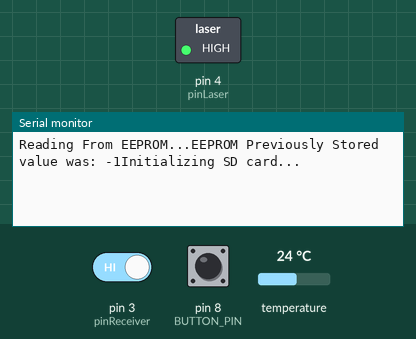
Bench run of a program on a simulated Arduino Nano, built with avr-gcc and run on an emulated ATmega328P. Shown: switched loads named in the program (green lamp = pin HIGH), the last lines printed to the serial monitor. The test bench sets the inputs (shaded band); at power-on: pin 8 (BUTTON_PIN) LOW, pin 3 (pinReceiver) HIGH, temperature 24 °C. The local clock reads 2024-03-15 10:24:30 at power-on unless the program sets it; storage starts empty; EEPROM starts erased.

Above: at 1.2 s.
1.3 s: pin 8 (BUTTON_PIN) pulled HIGH for 0.15 s
At 2.3 s:
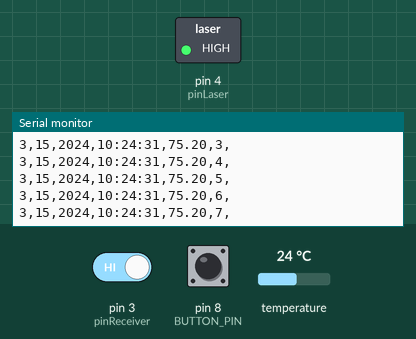
2.9 s: pin 3 (pinReceiver) driven LOW and pin 8 (BUTTON_PIN) driven HIGH
At 3.4 s:
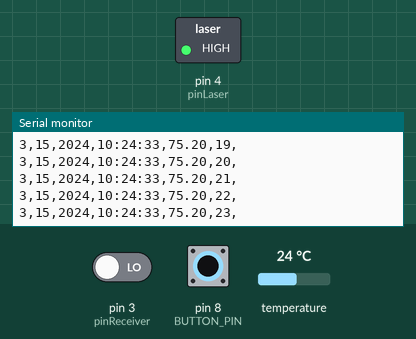
5.9 s: temperature set to 41 °C
At 6.4 s:
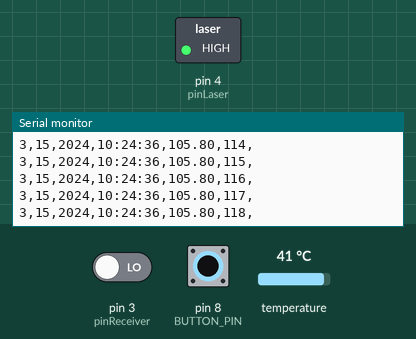
8.9 s: pin 8 (BUTTON_PIN) pulsed LOW 2 times (0.12 s each, 0.3 s apart)
12.5 s: temperature set to 12 °C
At 13.5 s:
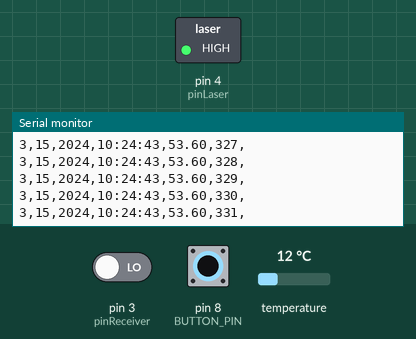
Timing chart, 0 to 15.5 s (numbered marks = the images above; inputs shaded):
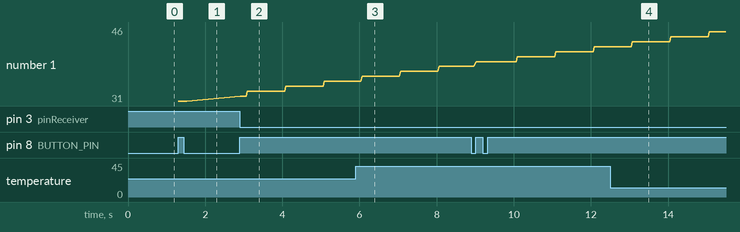

Measured:
- after the input at 1.3 s, the serial monitor: prints a new line at once (image 1)
- after the input at 2.9 s, the serial monitor: prints a new line at once (image 2)
- plotted number 1: 31 → 35 after the input at 2.9 s

The program:

main.cpp
```cpp
#include <Arduino.h>
#include <EEPROM.h>

#include <SPI.h>
#include <SD.h>     //sd card library
#include "RTClib.h" // Date and time functions using a DS3231 RTC connected via I2C and Wire lib
#include <LiquidCrystal_I2C.h>
#include <Wire.h> // include the  I2C library code and Wire.h:

/*----------------------------------------------------------------------
------------------------------------------------------------------------
-------------------           Variables           ----------------------
------------------------------------------------------------------------
----------------------------------------------------------------------*/

/* ---- Library Objects -------*/
RTC_DS3231 rtc;                     //initialize rtc object
LiquidCrystal_I2C lcd(0x27, 16, 2); //initialize LCD object
File myFile;                        //initialize SD object
DateTime now;                       //initialize DateTime object

/* ------Button------*/
const int BUTTON_PIN = 8;   //using button instead of laser interrupt for debugging. (button is connected to 5v, when pressed pin will read high)
bool buttonState = LOW;     //track current state of button for debouncing and event triggering purposes
int buttonDebounceMS = 50;  //Minimum time for button state to remain the same before registering as change
bool lastButtonState = LOW; //temporary holder for debouncing trigger events

/* ------Laser------*/
const int pinLaser = 4;     // output signal pin of laser module/laser pointer
const int pinReceiver = 3;  // input signal pin of receiver/detector (the used module does only return a digital state)
bool laserState = HIGH;     //Current state of laser, high means uninterrupted
bool lastLaserState = HIGH; //temp holder for "debouncing laser"
int laserDebounceMS = 200;  //Minimum time for laser to be interrupted for it to count.

/*----- EEPROM -------*/
const int COUNT_ADDR1 = 0; //use constants to define two memory addresses of data within the EEPROM to store values greater than 255
const int COUNT_ADDR2 = 1;
int eepromValue = 0;          //this will store the current number in EEPROM on bootup.
int valuesBetweenWrites = 10; //number of counts before writing to EEPROM

/* -----Counting Triggers ------*/
int totalCount = 0; //how many times the counter has been triggered
int writeCount = 0; //how many times since last EEPROM write
unsigned long lastDebounceTimeBtn = 0;
unsigned long lastDebounceTimeLsr = 0;
bool countIncremented = false; //flag to know if the current trigger was counted already (solves the "horse" problem)

/*----------------------------------------------------------------------
------------------------------------------------------------------------
-------------------           Functions           ----------------------
------------------------------------------------------------------------
----------------------------------------------------------------------*/
/* -----Function Prototypes -----*/
//just declaring them up here so the compiler is aware of them, detail below main code
void watchForTrigger(); //this will be running constantly in loop to watch for laser/button press and set the flags if that happens
void handleTriggers();  //this will be running constantly in loop to handle when trigger events occur
void writeToEEPROM();   //write current total count to eeprom address
void saveToSD();        //write data to SD card
void updateLCD();       //update LCD with current count and time
void printToSerial();   //print data to serial port for debugging

/*----------------------------------------------------------------------
------------------------------------------------------------------------
-------------------             Setup             ----------------------
------------------------------------------------------------------------
----------------------------------------------------------------------*/
void setup()
{
  Serial.begin(9600); // initialize serial communication at 9600 bits per second:
  Serial.print("Reading From EEPROM...");
  byte hiByte = EEPROM.read(COUNT_ADDR1);  //call from EEPROM the first half of our two byte data
  byte lowByte = EEPROM.read(COUNT_ADDR2); //call from EEPROM the second half of our two byte data
  eepromValue = word(hiByte, lowByte);     //join together the two 8-bit bytes for one 16-bit int using the word() function
  Serial.print("EEPROM Previously Stored value was: ");
  Serial.print(eepromValue);

  totalCount = eepromValue; //set count to value stored in eeprom

  Serial.print("Initializing SD card...");
  if (!SD.begin(10))
  {
    Serial.println("initialization failed!");
    while (1)
      ;
  }

  pinMode(BUTTON_PIN, INPUT);   //initialize button pin to input mode
  pinMode(pinLaser, OUTPUT);    // set the laser pin to output mode
  pinMode(pinReceiver, INPUT);  // set the laser pin to output mode
  digitalWrite(pinLaser, HIGH); //turn on the laser on boot
}

/*----------------------------------------------------------------------
------------------------------------------------------------------------
-------------------           Main Loop           ----------------------
------------------------------------------------------------------------
----------------------------------------------------------------------*/
void loop()
{
  if (true) //laser on if before 7pm
  {
    watchForTrigger(); // Wait for trigger event, on event, set flag
    handleTriggers();  // If a flag is set, do something
    // updateLCD();       // enable this to update the lcd everytime the program loops, will result in flickering most likely
  }
  else
  {
    //eventual shutdown based on time of day
  }
}

/*----------------------------------------------------------------------
------------------------------------------------------------------------
-------------------       Function Details        ----------------------
------------------------------------------------------------------------
----------------------------------------------------------------------*/

/* ------ Trigger Monitor ---------*/
//this function watches button and laser for a change in state that lasts longer than "buttonDebounceMS" or "laserDebounceMS"
//this allows you to set a minimum time in change in state for it to register. I.e. if a bird fly's by and its only a 100ms event, we don't want to count it.
//if the amount of time for the change in state is greater than the set thresholds, we change the buttonState or laserState flags, to trigger the handler function
//Summary: this function is responsible for watching everything, always, and setting the states, the next function handleTriggers does stuff based on those states
void watchForTrigger()
{
  bool buttonRead = digitalRead(BUTTON_PIN); //Store Reading at beginning of function firing
  bool laserRead = digitalRead(pinReceiver); //Store Reading at beginning of function firing

  if (buttonRead != lastButtonState) //check if the state is the same or different than it was before, if different, reset lastDebounceTime to start a comparative timer
  {
    lastDebounceTimeBtn = millis();
  }

  if (laserRead != lastLaserState) //check if the state is the same or different than it was before, if different, reset lastDebounceTime to start a comparative timer
  {
    lastDebounceTimeLsr = millis();
  }

  if ((millis() - lastDebounceTimeBtn) > buttonDebounceMS) //if the time between the last "change of state" and now is greater than the defined debouce, continue with setting button state
  {
    if (buttonRead != buttonState)
    {                           //only change button state if it is different than it was
      buttonState = buttonRead; //sets state high or low, depending on status when read
    }
  }

  if ((millis() - lastDebounceTimeLsr) > laserDebounceMS) //if the time between the last "change of state" and now is greater than the defined debouce, continue with setting laser state
  {
    if (buttonRead != buttonState)
    {                           //only change laser state if it is different than it was
      buttonState = buttonRead; //sets state high or low, depending on status when read
    }
  }

  lastButtonState = digitalRead(BUTTON_PIN); //create a temporary flag of the state of the button every time function executes
  lastLaserState = digitalRead(pinReceiver); //create a temporary flag of the state of the laser every time function executes
}

/*---------- Trigger Handlers ----------------*/
//when the watchForTrigger function sees a state change that meets the minimum threshold it will set a flag,
//this function watches for those flags, and executes functions accordingly
//if the button goes high, or the laser goes low, and the count has NOT been incremented (or recorded however you wanna look at it), we need to increment count,
//however if the button goes high, or laser low, and the count HAS already been incremented, we need to ignore it,
//we also increment writeCount to track how many times since we saved to EEPROM in case of power failure
//after we increment these values we set a flag, countIncremented, so that until the trigger goes low, and then high again, we don't count again, because it is the same event.
//if we see that the countIncremented is true, but the trigger is low, we clear that flag, so when the trigger comes high again, we count it
void handleTriggers()
{
  if ((buttonState == HIGH | laserState == LOW) && !countIncremented) //when the button goes high, or laser low, and the count has NOT been incremented
  {
    totalCount++;                          //increment total count
    writeCount++;                          //increment number of counts since last EEPROM write
    countIncremented = true;               //set a flag that this count has been handled
    updateLCD();                           //each time the count changes we update the LCD
    printToSerial();                       //print to serial when count is triggered
    if (writeCount >= valuesBetweenWrites) //if the number of counts since last EEPROM write is greater than or equal to the "valuesBetweenWrites"
    {
      writeToEEPROM(); //write the values to memory and clear writeCounter
    }
  }

  if ((buttonState == LOW | laserState == HIGH) && countIncremented) //wait for button to go low, or laser high, before clearing countIncremented flag, so we don't count the same thing twice
  {
    countIncremented = false; //clear flag
  }
}

/* ---- Action Functions -----*/
//these functions just break up the code into smaller more readable segments

//this handles writing the 16-bit value to the 2 8-bit memory registers in EEPROM
void writeToEEPROM()
{
  byte hi = highByte(totalCount); //split the current totalCount into two 8-bit bytes
  byte low = lowByte(totalCount);
  EEPROM.write(COUNT_ADDR1, hi); //write the two separate bytes into EEPROM at defined addresses
  EEPROM.write(COUNT_ADDR2, low);
  writeCount = 0; //reset number of counts since last save to EEPROM
}

//this records the count event time etc to the SD card
void saveToSD()
{
  myFile = SD.open("count.txt", FILE_WRITE);
  now = rtc.now();
  float cels = rtc.getTemperature();
  float far = cels * 1.8 + 32;
  if (myFile)
  {
    myFile.print(now.month(), DEC);
    myFile.print(',');
    myFile.print(now.day(), DEC);
    myFile.print(',');
    myFile.print(now.year(), DEC);
    myFile.print(",");
    myFile.print(now.hour(), DEC);
    myFile.print(':');
    myFile.print(now.minute(), DEC);
    myFile.print(':');
    myFile.print(now.second(), DEC);
    myFile.print(",");
    myFile.print(far); //loacal var might need to just get temp and convert in sheet
    myFile.print(",");
    myFile.print(totalCount);
    myFile.println(",");
    myFile.close();
  }
  else
  {
    // if the file didn't open, print an error:
    Serial.println("error opening count.txt");
  }
}

//this function updates the LCD with the current time and count
//if we put this function within the main loop, it will update the time everytime it loops
//conversly, if we place it inside the count event handler, it will show the time of the last count
void updateLCD()
{
  now = rtc.now();

  lcd.setCursor(0, 0);
  lcd.print("Count: ");
  lcd.print(totalCount);
  lcd.setCursor(0, 1);
  lcd.print(now.hour(), DEC);
  lcd.print(':');
  lcd.print(now.minute(), DEC);
  lcd.print(':');
  lcd.print(now.second(), DEC);
}

//this function prints everything thats going to the sd card, to the serial.
void printToSerial()
{
  now = rtc.now();
  float cels = rtc.getTemperature();
  float far = cels * 1.8 + 32;

  Serial.print(now.month(), DEC);
  Serial.print(',');
  Serial.print(now.day(), DEC);
  Serial.print(',');
  Serial.print(now.year(), DEC);
  Serial.print(",");
  Serial.print(now.hour(), DEC);
  Serial.print(':');
  Serial.print(now.minute(), DEC);
  Serial.print(':');
  Serial.print(now.second(), DEC);
  Serial.print(",");
  Serial.print(far);
  Serial.print(",");
  Serial.print(totalCount);
  Serial.println(",");
}
```
